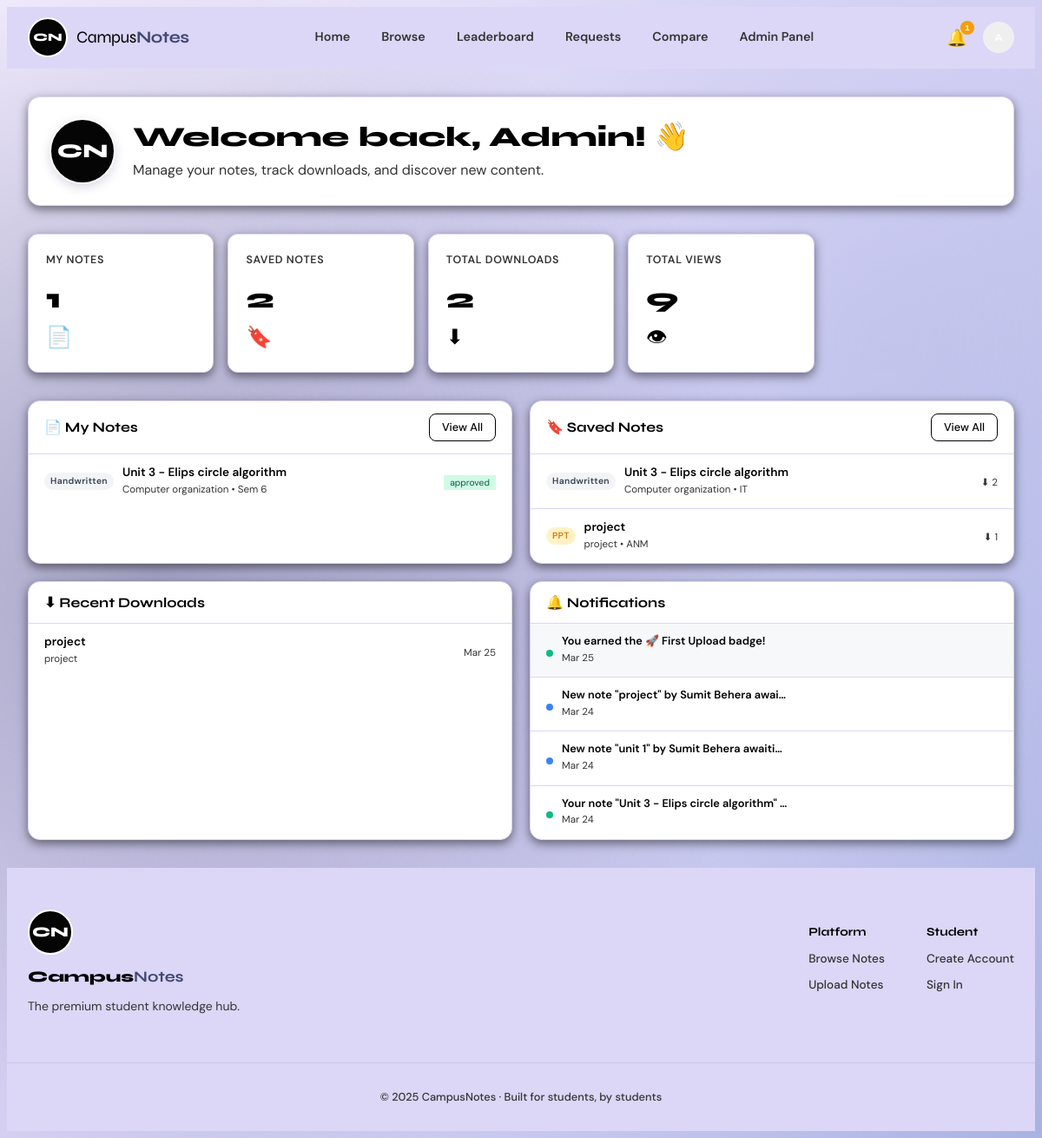
The app's page /dashboard (signed in) with its own data.
### tables this page shows
CREATE TABLE users(
        id INTEGER PRIMARY KEY AUTOINCREMENT, name TEXT NOT NULL,
        email TEXT UNIQUE NOT NULL, password_hash TEXT NOT NULL,
        role TEXT DEFAULT 'student', status TEXT DEFAULT 'active',
        college TEXT, branch TEXT, semester INTEGER, bio TEXT,
        avatar_color TEXT DEFAULT '#4f46e5',
        created_at TEXT DEFAULT(datetime('now')), profile_picture TEXT, is_verified INTEGER DEFAULT 0);

CREATE TABLE notes(
        id INTEGER PRIMARY KEY AUTOINCREMENT, title TEXT NOT NULL,
        subject TEXT NOT NULL, branch TEXT NOT NULL, semester INTEGER NOT NULL,
        note_type TEXT NOT NULL, difficulty TEXT NOT NULL,
        description TEXT, tags TEXT, college TEXT, file_path TEXT NOT NULL,
        file_name TEXT, file_size INTEGER, file_ext TEXT,
        uploaded_by INTEGER NOT NULL REFERENCES users(id) ON DELETE CASCADE,
        downloads INTEGER DEFAULT 0, views INTEGER DEFAULT 0,
        status TEXT DEFAULT 'pending', reject_reason TEXT,
        featured INTEGER DEFAULT 0,
        uploaded_at TEXT DEFAULT(datetime('now')), approved_at TEXT);

CREATE TABLE saved_notes(
        id INTEGER PRIMARY KEY AUTOINCREMENT,
        user_id INTEGER NOT NULL REFERENCES users(id) ON DELETE CASCADE,
        note_id INTEGER NOT NULL REFERENCES notes(id) ON DELETE CASCADE,
        saved_at TEXT DEFAULT(datetime('now')), UNIQUE(user_id,note_id));

CREATE TABLE download_history(
        id INTEGER PRIMARY KEY AUTOINCREMENT,
        user_id INTEGER NOT NULL REFERENCES users(id) ON DELETE CASCADE,
        note_id INTEGER NOT NULL REFERENCES notes(id) ON DELETE CASCADE,
        downloaded_at TEXT DEFAULT(datetime('now')));

CREATE TABLE notifications(
        id INTEGER PRIMARY KEY AUTOINCREMENT,
        user_id INTEGER NOT NULL REFERENCES users(id) ON DELETE CASCADE,
        message TEXT NOT NULL, type TEXT DEFAULT 'info',
        is_read INTEGER DEFAULT 0, link TEXT,
        created_at TEXT DEFAULT(datetime('now')));

### app.py (the view)
@app.route('/dashboard')
@login_req
def dashboard():
    db=get_db(); u=cur_user()
    my_notes=db.execute("SELECT * FROM notes WHERE uploaded_by=? ORDER BY uploaded_at DESC",(u['id'],)).fetchall()
    saved=db.execute("SELECT sn.user_id, sn.saved_at, n.id as id, n.id as note_id, n.title, n.subject, n.note_type, n.branch, n.semester, n.difficulty, n.file_ext, n.downloads, n.views, n.uploaded_at, n.uploaded_by, n.featured FROM saved_notes sn JOIN notes n ON sn.note_id=n.id WHERE sn.user_id=? AND n.status='approved' ORDER BY sn.saved_at DESC",(u['id'],)).fetchall()
    downloads=db.execute("SELECT dh.*,n.title,n.subject FROM download_history dh JOIN notes n ON dh.note_id=n.id WHERE dh.user_id=? ORDER BY dh.downloaded_at DESC LIMIT 10",(u['id'],)).fetchall()
    notifs=db.execute("SELECT * FROM notifications WHERE user_id=? ORDER BY created_at DESC LIMIT 6",(u['id'],)).fetchall()
    saved_ids={s['note_id'] for s in saved}
    uploaders={u['id']:u}
    for s in saved:
        if s['uploaded_by'] not in uploaders:
            uploaders[s['uploaded_by']]=db.execute("SELECT * FROM users WHERE id=?",(s['uploaded_by'],)).fetchone()
    return render_template('student/dashboard.html',my_notes=my_notes,saved=saved,
                           downloads=downloads,notifs=notifs,saved_ids=saved_ids,uploaders=uploaders,
                           total_downloads=sum(n['downloads'] for n in my_notes),
                           total_views=sum(n['views'] for n in my_notes))

### app.py (called while the page is built)
def get_db():
    if 'db' not in g:
        g.db = sqlite3.connect(DB_PATH)
        g.db.row_factory = sqlite3.Row
        g.db.execute("PRAGMA foreign_keys=ON")
    return g.db

def cur_user():
    uid = session.get('user_id')
    return get_db().execute("SELECT * FROM users WHERE id=?",(uid,)).fetchone() if uid else None

def login_req(f):
    @functools.wraps(f)
    def dec(*a,**k):
        if not session.get('user_id'):
            flash('Please log in.','warning'); return redirect(url_for('login',next=request.url))
        u = cur_user()
        if u and u['status']=='blocked':
            session.clear(); flash('Account blocked.','error'); return redirect(url_for('login'))
        return f(*a,**k)
    return dec

@app.template_filter('fmt_short')
def tpl_short(s):
    if not s: return ''
    try: return datetime.fromisoformat(s).strftime('%b %d')
    except: return s

### templates/student/dashboard.html (shortened to what this page needs)
{% extends 'base.html' %}
{% block content %}
<div class="container">
  <div class="dashboard-header" style="padding-top: 32px; border-bottom: 0;">
    <div style="display: flex; align-items: center; gap: 20px; margin-bottom: 32px; background: var(--card-bg); padding: 24px; border-radius: var(--radius); border: 1px solid var(--border); box-shadow: var(--shadow);">
      <div style="width: 72px; height: 72px; background: #050505; border-radius: 50%; display: flex; align-items: center; justify-content: center; color: #FFFFFF; font-weight: 800; font-size: 1.4rem; font-family: 'Syne', sans-serif; box-shadow: 0 4px 12px rgba(66, 72, 116, 0.2); border: 2px solid #FFFFFF;">CN</div>
      <div>
        <h1 style="margin: 0; font-size: 2rem; font-weight: 800; color: var(--text-primary);">Welcome back, {{ current_user['name'] }}! 👋</h1>
        <p style="margin: 6px 0 0 0; color: var(--text-secondary); font-size: 1rem;">Manage your notes, track downloads, and discover new content.</p>
      </div>
    </div>
  </div>
  <div class="stat-cards" style="margin-bottom: 32px;">
    <div class="stat-card">
      <div class="stat-card-label">My Notes</div>
      <div class="stat-card-value">{{ my_notes|length }}</div>
      <div class="stat-card-icon">📄</div>
    </div>
    <div class="stat-card">
      <div class="stat-card-label">Saved Notes</div>
      <div class="stat-card-value">{{ saved|length }}</div>
      <div class="stat-card-icon">🔖</div>
    </div>
    <div class="stat-card">
      <div class="stat-card-label">Total Downloads</div>
      <div class="stat-card-value">{{ total_downloads }}</div>
      <div class="stat-card-icon">⬇</div>
    </div>
    <div class="stat-card">
      <div class="stat-card-label">Total Views</div>
      <div class="stat-card-value">{{ total_views }}</div>
      <div class="stat-card-icon">👁</div>
    </div>
  </div>
  <div class="dashboard-grid-2x2">
    <div class="dashboard-section compact-section">
      <div class="section-header">
        <h2 style="font-size: 1rem; margin: 0;">📄 My Notes</h2>
        <a href="{{ url_for('my_notes') }}" class="btn btn-outline btn-sm">View All</a>
      </div>
      <div class="section-body">
        {% if my_notes %}
        <div class="compact-list">
          {% for note in my_notes[:4] %}
          <a href="{{ url_for('note_detail', nid=note['id']) }}" class="compact-list-item">
            <div class="compact-item-left">
              <span class="note-type-badge {{ 'badge-pdf' if note['note_type']=='PDF' else 'badge-ppt' if note['note_type']=='PPT' else 'badge-default' }}" style="font-size: 0.65rem; padding: 2px 7px; margin: 0;">{{ note['note_type'] }}</span>
              <div>
                <div class="compact-title">{{ note['title'] }}</div>
                <div class="compact-meta">{{ note['subject'] }} • Sem {{ note['semester'] }}</div>
              </div>
            </div>
            <div class="compact-stats">
              <span class="note-status {{ 'status-approved' if note['status']=='approved' else 'status-pending' if note['status']=='pending' else 'status-rejected' }}" style="font-size: 0.65rem; padding: 2px 7px;">{{ note['status'] }}</span>
            </div>
          </a>
          {% endfor %}
        </div>
        {% else %}
        <div class="compact-empty">
          <span>📝</span>
          <p>No notes uploaded yet</p>
          <a href="{{ url_for('upload') }}" class="btn btn-primary btn-sm">Upload Notes</a>
        </div>
        {% endif %}
      </div>
    </div>
    <div class="dashboard-section compact-section">
      <div class="section-header">
        <h2 style="font-size: 1rem; margin: 0;">🔖 Saved Notes</h2>
        <a href="{{ url_for('saved_notes_page') }}" class="btn btn-outline btn-sm">View All</a>
      </div>
      <div class="section-body">
        {% if saved %}
        <div class="compact-list">
          {% for note in saved[:4] %}
          <a href="{{ url_for('note_detail', nid=note['note_id']) }}" class="compact-list-item">
            <div class="compact-item-left">
              <span class="note-type-badge {{ 'badge-pdf' if note['note_type']=='PDF' else 'badge-ppt' if note['note_type']=='PPT' else 'badge-default' }}" style="font-size: 0.65rem; padding: 2px 7px; margin: 0;">{{ note['note_type'] }}</span>
              <div>
                <div class="compact-title">{{ note['title'] }}</div>
                <div class="compact-meta">{{ note['subject'] }} • {{ note['branch'] }}</div>
              </div>
            </div>
            <div class="compact-stats">
              <span style="font-size: 0.72rem; color: var(--text-secondary);">⬇ {{ note['downloads'] }}</span>
            </div>
          </a>
          {% endfor %}
        </div>
        {% else %}
        <div class="compact-empty">
          <span>🔖</span>
          <p>No saved notes</p>
          <a href="{{ url_for('browse') }}" class="btn btn-primary btn-sm">Browse Notes</a>
        </div>
        {% endif %}
      </div>
    </div>
    <div class="dashboard-section compact-section">
      <div class="section-header">
        <h2 style="font-size: 1rem; margin: 0;">⬇ Recent Downloads</h2>
      </div>
      <div class="section-body">
        {% if downloads %}
        <div class="compact-list">
          {% for dl in downloads[:4] %}
          <a href="{{ url_for('note_detail', nid=dl['note_id']) }}" class="compact-list-item">
            <div class="compact-item-left">
              <div>
                <div class="compact-title">{{ dl['title'] }}</div>
                <div class="compact-meta">{{ dl['subject'] }}</div>
              </div>
            </div>
            <div class="compact-stats">
              <span style="font-size: 0.72rem; color: var(--text-secondary);">{{ dl['downloaded_at'] | fmt_short }}</span>
            </div>
          </a>
          {% endfor %}
        </div>
        {% else %}
        <div class="compact-empty">
          <span>⬇</span>
          <p>No downloads yet</p>
        </div>
        {% endif %}
      </div>
    </div>
    <div class="dashboard-section compact-section">
      <div class="section-header">
        <h2 style="font-size: 1rem; margin: 0;">🔔 Notifications</h2>
      </div>
      <div class="section-body">
        {% if notifs %}
        <div class="compact-list">
          {% for n in notifs[:4] %}
          <div class="compact-list-item {{ 'notif-unread' if not n['is_read'] }}">
            <div class="compact-item-left">
              <div class="notif-dot notif-{{ n['type'] }}" style="width: 8px; height: 8px; border-radius: 50%; flex-shrink: 0;"></div>
              <div>
                <div class="compact-title" style="font-size: 0.8rem;">{{ n['message'] }}</div>
                <div class="compact-meta">{{ n['created_at'] | fmt_short }}</div>
              </div>
            </div>
          </div>
          {% endfor %}
        </div>
        {% else %}
        <div class="compact-empty">
          <span>🔔</span>
          <p>No notifications</p>
        </div>
        {% endif %}
      </div>
    </div>
  </div>
</div>
{% endblock %}

### records on screen
users: name "Admin"
notes: note_type "Handwritten", title "Unit 3 - Elips circle algorithm", subject "Computer organization", semester "6", status "approved"
saved_notes: note_type "Handwritten", title "Unit 3 - Elips circle algorithm", subject "Computer organization", branch "IT", downloads "2"
saved_notes: note_type "PPT", title "project", subject "project", branch "ANM", downloads "1"
download_history: title "project", subject "project", downloaded_at|fmt_short "Mar 25"
notifications: message "You earned the 🚀 First Upload badge!", created_at|fmt_short "Mar 25"
notifications: message "New note \"project\" by Sumit Behera awai…", created_at|fmt_short "Mar 24"
notifications: message "New note \"unit 1\" by Sumit Behera awaiti…", created_at|fmt_short "Mar 24"
notifications: message "Your note \"Unit 3 - Elips circle algorithm\"…", created_at|fmt_short "Mar 24"

### other values on screen
{{ unread_notifs }} "1"
{{ my_notes|length }} "1"
{{ saved|length }} "2"
{{ total_downloads }} "2"
{{ total_views }} "9"
